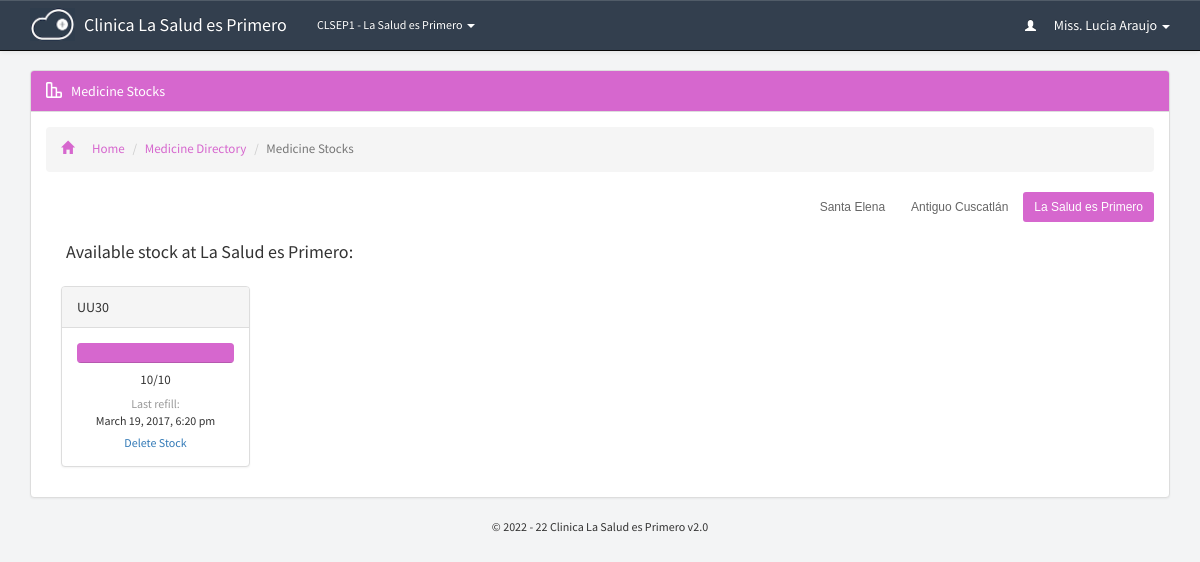
The page /medicines/stocks.php (signed in) on the database its author committed.
### tables this page shows
CREATE TABLE `p_branches_dir` (
  `id` bigint(20) NOT NULL,
  `guardian` varchar(250) NOT NULL,
  `name` varchar(250) NOT NULL,
  `address` varchar(250) NOT NULL,
  `location` varchar(250) NOT NULL,
  `contact` varchar(250) NOT NULL,
  `type` varchar(250) NOT NULL,
  `last_update` datetime NOT NULL
);

CREATE TABLE `p_stock` (
  `id` bigint(20) NOT NULL,
  `code` varchar(250) NOT NULL,
  `remaining` varchar(250) NOT NULL,
  `total` varchar(250) NOT NULL,
  `branch` varchar(250) NOT NULL,
  `added_by` varchar(250) NOT NULL,
  `last_update` datetime NOT NULL
);

### includes/libraries.php (called while the page is built, shortened)
<?php
	include "staff.php";
	include "medicine.php";
	include "branches.php";
function sns_header($title){
	require_once "../theme/htmlhead.php";
	require_once "../theme/header.php";
}
function sns_footer(){
	require_once "../theme/footer.php";
}
?>

### pre-includes/regular-functions.php (called while the page is built, shortened)
<?php
function get_global($query){
	global $con;
	$get_global=mysqli_fetch_object(mysqli_query($con,"select $query from p_global_permissions where id='1' "));
	return $get_global->$query;
}
function if_logged_in(){
	if(empty($_SESSION['id'])) {
		return false;
	}else if(empty($_SESSION['branch'])){
		return false;
	}else if(empty($_SESSION['session_id'])){
		return false;
	}else if(empty($_SESSION['access_level'])){
		return false;
	}else if(empty($_SESSION['unique_code'])){
		return false;
	}else {
		return true;
	}
}
function display_time($datetime){
	$processing = strtotime($datetime);
	$today=date("Y-m-d");
	$extract_day=(date("Y-m-d", $processing));
	if($today==$extract_day){ $output="".date("g:i a", $processing)." Today";
	}else{$output = date("F j, Y, g:i a", $processing);}
	return $output;
}
function percentage($number,$total)
{
	$percentage = round($number * 100 / $total);
	return $percentage;
}
function display_permission($query,$user = NULL){
	global $con;
	if(isset($user)){
		$access_level=staff_info("access_level",$user);
	}else{
		$access_level=$_SESSION['access_level'];
	}
	$sql=mysqli_query($con,"select * from p_global_permissions")or die(mysqli_error());
	while($permission_for=mysqli_fetch_array($sql)){
	if($access_level>=$permission_for[$query]){return true;}else{return false;}
	}
}

### includes/staff.php (called while the page is built, shortened)
<?php
function staff_info($query,$id = NULL){
	global $con;
	if(!isset($id)){
		$id = $_SESSION['id'];
	}
	$call=mysqli_fetch_object(mysqli_query($con, "select * from p_staff_dir where id='$id'"));
	return $call->$query;
}
?>

### includes/branches.php (called while the page is built, shortened)
<?php
function branch_info($query,$id){
	global $con;
	$call=mysqli_fetch_object(mysqli_query($con, "select * from p_branches_dir where id='$id'"));
	return $call->$query;
}
function branch_name($code){
	global $con;
	$call=mysqli_fetch_object(mysqli_query($con, "select * from p_branches_dir where id='$code'"));
	return $call->name;
}
?>

### medicines/stocks.php (the view, shortened to what this page needs)
<?php
	require_once "../includes/initiate.php";
	if(isset($_GET['id'])){
		$id=$_GET['id'];
	}else{
		$id=staff_info('branch');
	}
	sns_header('Medicine Stocks');
?>
<div id="local-stock" class="container page">
<div class="panel panel-default">
  <div class="panel-heading theme-medicines"><span class="inlineicon local-stock-mini">Medicine Stocks</span></div>
<div class="panel-body">
<ol class="breadcrumb link-medicines">
  <li><a href="../dashboard"><i class="glyphicon glyphicon-home"></i>Home</a></li>
  <li><a href="../medicines/">Medicine Directory</a></li>
  <li class="active">Medicine Stocks</li>
</ol>
	<?php if(display_permission("consumed_stock_global")==true){?>
	<p class="pull-right">
	    <?php
		$sql=mysqli_query($con, "select * from p_branches_dir order by last_update desc limit 2000")or die(mysqli_error());
		while($branches_dir=mysqli_fetch_array($sql)){
		?>
	    <a class="btn btn-link btn-sm <?php if($id==$branches_dir['id']) echo "theme-medicines";?>" role="button" href="?id=<?php echo $branches_dir['id'];?>"><?php echo substr($branches_dir['name'],0,30);?></a>
	    <?php }?>
	</p>
	<br><br>
	<?php }?>
	<h3 class="subtitle">Available stock at <?php echo branch_info("name","$id");?>:</h3>
	<?php $med_count=0;
	$sql=mysqli_query($con, "select * from p_stock where branch='$id' order by code asc limit 20000")or die(mysqli_error());
	while($stocks=mysqli_fetch_array($sql)){ $med_count++;
	?>
	<div class="panel panel-default profile-card profile-medicines profile-stock">
	  <div class="panel-heading _theme-medicines"><?php echo $stocks['code']?></div>
	  <div class="panel-body">
		<div class="progress">
		  <div class="progress-bar" role="progressbar" aria-valuenow="<?php echo percentage("$stocks[remaining]","$stocks[total]")?>" aria-valuemin="0" aria-valuemax="100" style="width: <?php echo percentage("$stocks[remaining]","$stocks[total]")?>%;">
		  </div>
		</div>
	  	<p class="stock-avilable"><?php echo $stocks['remaining']?><span>/<?php echo $stocks['total']?></p>
	  	<p class="last-refill"><span class="gray">Last refill:</span> <br><?php echo display_time($stocks['last_update']);?></p>
	  	<?php if(display_permission("update_stock")==true){?><a class="delete-stock" href="?delete=<?php echo $stocks['id']?>">Delete Stock</a><?php } ?>
	  </div>
	</div>
	<?php }?>
</div>
</div>
</div>

### theme/header.php (shortened to what this page needs)
<link rel="stylesheet" href="//netdna.bootstrapcdn.com/bootstrap/3.0.3/css/bootstrap.min.css">
<link rel="stylesheet" href="../theme/css/bootstrap.min.css">
<link rel="stylesheet" href="../theme/css/bootstrap-theme.min.css">
<link rel="stylesheet" href="../theme/css/main.css">
</head>
<body>
<?php
  if( if_logged_in() == true ):
?>
<nav class="navbar navbar-default navbar-fixed-top navbar-inverse">
  <div class="container">
    <div class="navbar-header">
      <a class="navbar-brand" href="../dashboard">
        <div class="img-brand img-responsive"><img alt="Brand" src="../theme/images/mini-inline-logo-res.png" class="img-responsive img-brand"/></div>
        <div class="text"><?php echo get_global('portal_name');?></div>
      </a>
    </div>
    <div class="collapse navbar-collapse" id="bs-example-navbar-collapse-1">
      <ul class="nav navbar-nav">
       <li class="dropdown mini">
          <a href="#" class="dropdown-toggle" data-toggle="dropdown" role="button" aria-haspopup="true" aria-expanded="false"><?php echo get_global('guardian_short_name'); echo staff_info('branch');?> - <?php echo branch_name(staff_info('branch'));?> <span class="caret"></span></a>
        </li>
      </ul>
      <ul class="nav navbar-nav navbar-right">
       <li class="dropdown">
          <a href="#" class="dropdown-toggle" data-toggle="dropdown" role="button" aria-haspopup="true" aria-expanded="false"><i class="glyphicon glyphicon-user"></i> <?php echo staff_info("full_name");?> <span class="caret"></span></a>
        </li>
      </ul>
    </div>
  </div>
</nav>
<?php endif; ?>

### theme/css/main.css (style rules this page uses)
body,html { background:#F3F4F5;font-family:'Source Sans Pro',sans-serif }
p { font-family:"Helvatica",Arial,sans-serif }
.page.container { margin-top:70px }
.panel-body:before { -webkit-clip-path:polygon(0 0,100% 0,100% 56%,0 42%);clip-path:polygon(0 0,100% 0,100% 56%,0 42%);background-color:#e2e8ec!important }
.navbar-inverse { background:#333f4e!important;color:#fff }
.navbar-nav .mini { font-size:12px }
.navbar-inverse .navbar-brand,.navbar-default .navbar-brand,.navbar-inverse .navbar-nav>li>a,.navbar-default .navbar-nav>li>a { color:#fff!important }
.navbar-inverse .navbar-brand { padding-top:0 }
.navbar-inverse .img-brand { padding-top:0;margin-top:-4px;max-height:33px }
.navbar-inverse .navbar-brand .img-brand,.navbar-inverse .navbar-brand .text { display:inline-block!important }
.navbar-inverse .navbar-brand .text { padding-top:15px!important;margin-left:5px }
.navbar-nav .glyphicon { font-size:11px!important;padding-right:15px }
h3.subtitle { padding-left:20px;font-size:18px;margin-top:10px!important }
.theme-medicines { background:#D667CE!important;color:#fff!important }
.link-medicines a { color:#D667CE!important }
.breadcrumb i { padding-right:18px }
.btn-link { color:#666 }
.panel-body li { list-style:none;padding:5px 0;font-size:13px;color:#333 }
.panel-default>.panel-heading { background-image:none }
.local-stock-mini { background:url(../icons/stock-mini.png) no-repeat;padding-left:25px;background-size:16px auto }
.profile-medicines { min-width:189px;margin:15px;display:inline-block }
.profile-stock p { font-family:'Source Sans Pro',sans-serif;text-align:center }
.profile-stock .progress { margin-bottom:8px }
.profile-stock .progress-bar { background:#D667CE!important }
.last-refill { font-size:12px;margin:5px 0 }
.delete-stock { text-align:center;display:block;font-size:12px }
.stock-avilable { font-size:13px;margin-bottom:3px }
.profile-stock .gray { color:#999 }

### rows shown on the page
p_branches_dir: name "La Salud es Primero"
p_branches_dir: name "Santa Elena"
p_branches_dir: name "Antiguo Cuscatlán"
p_stock: code "UU30", remaining "10", total "10", last_update "March 19, 2017, 6:20 pm"

### other values the page prints
get_global('portal_name') "Clinica La Salud es Primero"
get_global('guardian_short_name') "CLSEP"
staff_info('branch') "1"
staff_info("full_name") "Miss. Lucia Araujo"
branch_info("name","$id") "La Salud es Primero"
get_global('version') "2.0"
